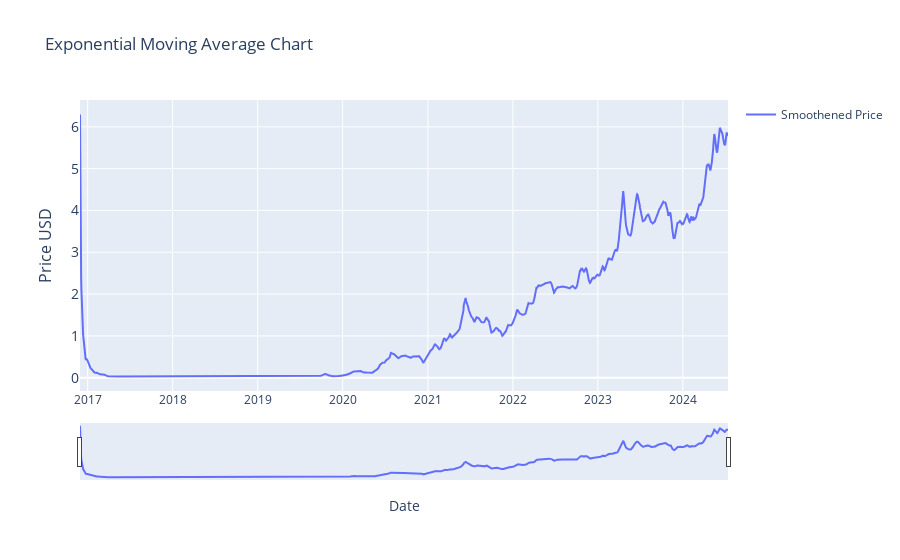

Notebook source saved alongside this figure:
### Markdown cell above
### exponential_moving_average

### Code cell
# Exponential Moving Average (EMA)  
 # | Part of Moving Averages (2) block

import plotly.graph_objects as go
import pandas as pd
from ipywidgets import interact, DatePicker
import numpy as np


df = current_item.copy()

# NOTE: Span = Used to calculate the decay factor. Higher span -> greater exponential smoothing
span = 10
df = calculate_ema(df, span)

start_date_picker = DatePicker(description='Start Date', value=START_DATE)
end_date_picker = DatePicker(description='End Date', value=END_DATE)


interact(lambda start_date, end_date:
            plot_exponential_moving_average(df, start_date, end_date),
            start_date=start_date_picker, end_date=end_date_picker)

### Figure 1 — Plotly figure (JSON) as saved in the notebook; plotly's stock layout.template omitted (floating-point values rounded to 4 significant figures; data arrays with more than 128 entries replaced by an {"elided": "..."} marker saying what was removed)
{"data": [{"mode": "lines", "name": "Smoothened Price", "type": "scatter", "x": {"elided": "2784 str values"}, "y": {"elided": "2784 float values"}}], "layout": {"showlegend": true, "title": {"text": "Exponential Moving Average Chart"}, "xaxis": {"rangeslider": {"visible": true}, "title": {"text": "Date"}, "type": "date"}, "yaxis": {"tickfont": {"size": 14}, "title": {"font": {"size": 16}, "text": "Price USD"}}}}
